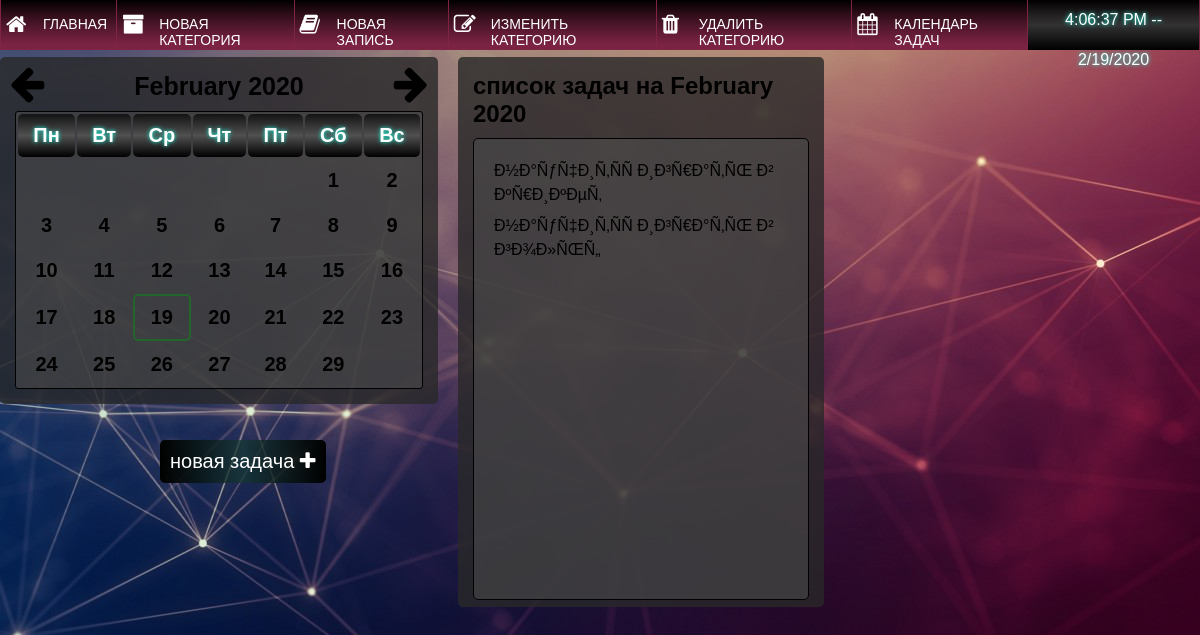
The page /task/index on the database its author committed.
### tables this page shows
CREATE TABLE `task` (
  `id` int(11) NOT NULL,
  `title` varchar(255) DEFAULT NULL,
  `deadline` varchar(255) DEFAULT NULL,
  `priority` int(1) DEFAULT NULL,
  `status` int(1) DEFAULT NULL,
  `content` text
);

### config/routes.php (called while the page is built)
<?php
return array(
    'article/update/([0-9]+)'=>'article/update/$1',
    'article/delete/([0-9]+)'=>'article/delete/$1',
    'article'=>'article/create',
    'category/update/([0-9]+)'=>'category/update/$1',
    'category/delete/([0-9]+)'=>'category/delete/$1',
    'category'=>'category/create',
    'task/check/([0-9]+)'=>'task/check/$1',
    'task/remove/([0-9]+)'=>'task/remove/$1',
    'task/update/([0-9]+)'=>'task/update/$1',
    'task/newtask'=>'task/newtask',
    'task/gettask/([0-9]+)'=>'task/gettask/$1',
    'task/gettaskbyday/([0-9]+)'=>'task/gettaskbyday/$1',
    'task/gettaskbyid/([0-9]+)'=>'task/gettaskbyid/$1',
    'task/gettask'=>'task/gettask',
    'task/([0-9]+)/([0-9]+)'=>'task/index/$1/$2',
    'task/index'=>'task/index',
    'task'=>'task/index',
    'site/article'=>'site/article',
    'site'=>'site/index',
    ''=>'site/index'
);

### controllers/TaskController.php (called while the page is built, shortened)
<?php
class TaskController{
    public function actionIndex($monthOffset = 0, $yearOffset = 0){
        $calendar = new Calendar($monthOffset, $yearOffset);
        $timestamp = $calendar->startTimestamp;
        $month = $calendar->createCalendar();
        $tasks = Task::getTasksByDate($timestamp);
        require_once ROOT.'/views/task/index.php';
        return true;
    }
}

### index.php (called while the page is built, shortened)
<?php
$router = new Router();
$router->run();

### components/Calendar.php (called while the page is built, shortened)
<?php
class Calendar {
    public $startTimestamp;
    function __construct($monthOffset = 0, $yearOffset = 0){
        $now = getdate(time());
        $month = (int)($monthOffset ? $monthOffset : $now['mon']);
        $year = (int)($yearOffset ? $yearOffset : $now['year']);
        $this->date = getdate(mktime($now['hours'], $now['minutes'], $now['seconds'], $month, $now['mday'], $year));
        $this->startTimestamp = mktime(0,0,0,$this->date['mon'], 1, $this->date['year']);
    }
    public function createCalendar(){
        $calendar = array();
        for($i = 0; true; $i++){
            $date = getdate( $this->startTimestamp + ($i * self::SEC_IN_DAY));
            if($date['mon'] == $this->date['mon']){
                $calendar[] = $date;
            }else{
                break;
            }
        }
        return $calendar;
    }
    public function getNextLink(){
        $month = $this->date['mon'] > 11 ? 1 : $this->date['mon']+1;
        $year = $this->date['mon'] > 11 ? $this->date['year']+1: $this->date['year'];
        return $month.'/'.$year;
    }
    public function getPrevLink(){
        $month = $this->date['mon'] <= 1 ? 12 : $this->date['mon']-1;
        $year = $this->date['mon'] <= 1 ? $this->date['year']-1: $this->date['year'];
        return $month.'/'.$year;
    }
}

### models/Task.php (called while the page is built, shortened)
<?php
class Task {
    public static function getTasksByDate($timestamp){
    $range = self::getRangeMonth($timestamp);
    $db = Db::getConnection();
    $sql = 'SELECT * FROM task WHERE deadline BETWEEN :min AND :max;';
    $result = $db->prepare($sql);
    $result->bindValue(':min', $range['min'], PDO::PARAM_STR);
    $result->bindValue(':max', $range['max'], PDO::PARAM_STR);
    $result->execute();
    $i = 0;
    $tasks = array();
    while($row = $result->fetch()){
        $tasks[$i]['id'] = $row['id'];
        $tasks[$i]['title'] = $row['title'];
        $tasks[$i]['deadline'] = getdate($row['deadline']);
        $tasks[$i]['priority'] = $row['priority'];
        $tasks[$i]['content'] = $row['content'];
        $tasks[$i]['status'] = $row['status'];
        $i++;
    }
    return $tasks;
    }
    private static function getRangeMonth($timestamp){
        $date = getdate($timestamp);
        $range = array();
        $range['min'] = mktime(0, 0, 0, $date['mon'], 1, $date['year']);
        $range['max'] = mktime(23, 59, 59, $date['mon']+1, 0, $date['year']);
        return $range;
    }
}

### views/task/index.php (the view, shortened to what this page needs)
<?php require ROOT.'/views/layouts/header.php';?>
<div id="calendar" data-timestamp="<?=$timestamp?>">
    <a class="arrowLeft" href="/task/<?=$calendar->getPrevLink()?>"><i class="callendarArrow fa fa-arrow-left"></i></a>
    <a class="arrowRight"href="/task/<?=$calendar->getNextLink()?>"><i class="callendarArrow fa fa-arrow-right"></i></a>
    <table cellpadding="25px">
        <caption><?= $calendar->date['month'].' '.$calendar->date['year']?></caption>
        <tr>
            <th>Пн</th>
            <th>Вт</th>
            <th>Ср</th>
            <th>Чт</th>
            <th>Пт</th>
            <th>Сб</th>
            <th>Вс</th>
        </tr>
        <tr>
        <?php
        for($i = 1; $i != 7; $i++){
            if($calendar->startWeekDay == $i){
                break;
            }
        ?>
            <td></td>
        <?php }
        ?>
        <?php foreach($month as $day):?>
            <?php if($day['wday'] == 0 && $day['mday'] != count($month)):?>
                <td data-day="<?= $day['mday']?>" data-date="<?= $day[0]?>"><?= $day['mday']?></td>
            </tr>
            <tr>
            <?php else:?>
                <td data-day="<?= $day['mday']?>" data-date="<?= $day[0]?>"><?= $day['mday']?></td>
            <?php endif;?>
        <?php endforeach;?>
    </table>
</div>
<div class="submit" id="newTask">новая задача <i class="fa fa-plus"></i></div>
<div id="taskList">
    <h2>список задач на <?= $calendar->date['month'].' '.$calendar->date['year']?></h2>
    <ul>
        <?php foreach($tasks as $task):?>
        <li class="<?php echo $task['status']==0? 'checked':''?>" data-id="<?=$task['id']?>"><?= $task['title']?></li>
        <?php endforeach;?>
    </ul>
</div>
<?php require ROOT.'/views/layouts/footer.php';?>

### components/Router.php (shortened to what this page needs)
<?php
class Router{
    private $routes;
    public function __construct() {
        $this->routes = require ROOT.'/config/routes.php';
    }
    public function run(){
        $uri = $this->getUrl();
        foreach($this->routes as $uriPattern =>$path){
            if(preg_match("~$uriPattern~",$uri)){
                $segments = preg_replace("~$uriPattern~",$path,$uri);
                $segments = explode('/',$segments);
                $controllerName = array_shift($segments).'Controller';
                $actionName = array_shift($segments);
                $actionName = 'action'.ucfirst($actionName);
                $controller = new $controllerName();
                $result = call_user_func_array(array($controller, $actionName), $segments);
                if($result){
                    break;
                }
            }
        }
    }
    private function getUrl(){
        return $uri = trim($_SERVER['REQUEST_URI'],'/');
    }
}

### template/css/style.css (style rules this page uses)
* { margin:0; }
html { width:100%; overflow: hidden; }
body { background-image:url('/template/image/background.jpeg'); font-family: sans-serif; }
li { display:none; padding:5px; }
a { text-decoration: none; padding:15px; color:black; z-index:2; position:relative; cursor:pointer; margin-left:20px; display:block; }
.submit { padding:10px; background:linear-gradient(90deg, black, rgba(21, 57, 51, 0.7), black); color:white; border-radius:5px; font-size:20px; cursor:pointer; display:inline-block; transition:.2s; border:0; }

### template/css/menu.css (style rules this page uses)
.mainMenu li,a { padding:0; margin:0; }

### template/css/task-calendar.css (style rules this page uses)
#calendar { padding:15px; position:relative; float:left; background-color:rgba(40,40,40,.8); border-radius:5px; width:34%; }
#calendar table { background-color:rgba(80, 80, 80, .5); font-size:20px; font-weight: bold; text-align: center; margin:0 0 0 0px; border-radius:3px; border:1px solid black; width:100%; }
#calendar caption { margin-bottom:10px; font-size:25px; }
#calendar td, #calendar th { padding:10px; border-radius:5px; transition:.2s; }
#calendar th { background-image: linear-gradient(0deg, black, rgba(80,80,80), rgba(0,0,0,.7)); color:white; text-shadow:0px 0px 4px #16ffe0; }
#calendar a { font-size:40px; position:absolute; }
#calendar .arrowRight { top:5px; right:10px; transition:.2s; }
#calendar .arrowLeft { top:5px; left:10px; transition:.2s; }
#toDay { border:2px solid rgb(34, 102, 44); }
#taskList, #taskForm, #taskRead { background-color:rgba(40,40,40,.8); width:28%; height:520px; float:left; margin-left:20px; border-radius:5px; padding:15px; position:relative; }
#taskList ul, #taskList li { display:block; }
#taskList li { cursor:pointer; }
#taskList ul, #taskForm form, #taskReadContent { background-color:rgba(80, 80, 80, .5); height:430px; border:1px solid black; border-radius:5px; margin-top:10px; padding:15px; }
#newTask { position:absolute; top:440px; left:160px; }

### rows shown on the page
task: title "Ð½Ð°ÑƒÑ‡Ð¸Ñ‚ÑÑ Ð¸Ð³Ñ€Ð°Ñ‚ÑŒ Ð² ÐºÑ€Ð¸ÐºÐµÑ‚"
task: title "Ð½Ð°ÑƒÑ‡Ð¸Ñ‚ÑÑ Ð¸Ð³Ñ€Ð°Ñ‚ÑŒ Ð² Ð³Ð¾Ð»ÑŒÑ„"

### other values the page prints
$day['mday'] "1"
$day['mday'] "2"
$day['mday'] "3"
$day['mday'] "4"
$day['mday'] "5"
$day['mday'] "6"
$day['mday'] "7"
$day['mday'] "8"
$day['mday'] "9"
$day['mday'] "10"
$day['mday'] "11"
$day['mday'] "12"
$day['mday'] "13"
$day['mday'] "14"
$day['mday'] "15"
